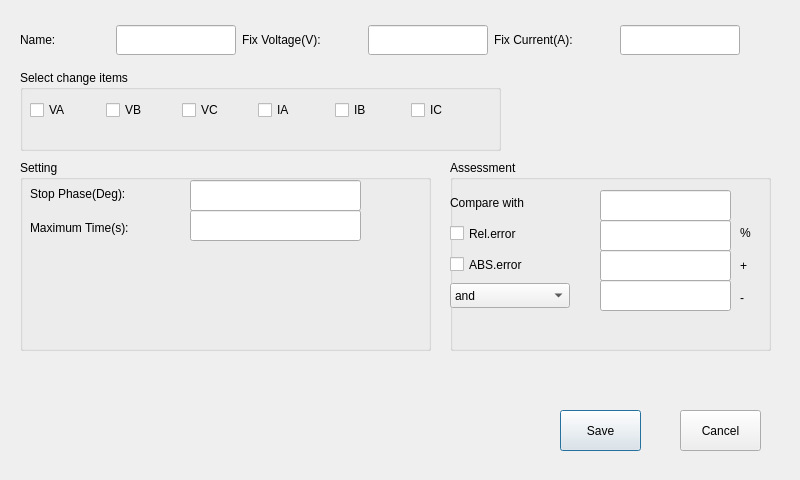
<?xml version="1.0" encoding="UTF-8"?>
<ui version="4.0">
 <class>PhaseTriptime</class>
 <widget class="QDialog" name="PhaseTriptime">
  <property name="geometry">
   <rect>
    <x>0</x>
    <y>0</y>
    <width>800</width>
    <height>480</height>
   </rect>
  </property>
  <property name="windowTitle">
   <string>Dialog</string>
  </property>
  <widget class="QPushButton" name="pushButton">
   <property name="geometry">
    <rect>
     <x>560</x>
     <y>410</y>
     <width>81</width>
     <height>41</height>
    </rect>
   </property>
   <property name="text">
    <string>Save</string>
   </property>
  </widget>
  <widget class="QGroupBox" name="groupBox">
   <property name="geometry">
    <rect>
     <x>20</x>
     <y>70</y>
     <width>481</width>
     <height>81</height>
    </rect>
   </property>
   <property name="title">
    <string>Select change items</string>
   </property>
   <widget class="QWidget" name="horizontalLayoutWidget">
    <property name="geometry">
     <rect>
      <x>10</x>
      <y>20</y>
      <width>451</width>
      <height>41</height>
     </rect>
    </property>
    <layout class="QHBoxLayout" name="horizontalLayout">
     <item>
      <widget class="QCheckBox" name="checkBox">
       <property name="text">
        <string>VA</string>
       </property>
      </widget>
     </item>
     <item>
      <widget class="QCheckBox" name="checkBox_2">
       <property name="text">
        <string>VB</string>
       </property>
      </widget>
     </item>
     <item>
      <widget class="QCheckBox" name="checkBox_3">
       <property name="text">
        <string>VC</string>
       </property>
      </widget>
     </item>
     <item>
      <widget class="QCheckBox" name="checkBox_4">
       <property name="text">
        <string>IA</string>
       </property>
      </widget>
     </item>
     <item>
      <widget class="QCheckBox" name="checkBox_5">
       <property name="text">
        <string>IB</string>
       </property>
      </widget>
     </item>
     <item>
      <widget class="QCheckBox" name="checkBox_6">
       <property name="text">
        <string>IC</string>
       </property>
      </widget>
     </item>
    </layout>
   </widget>
  </widget>
  <widget class="QGroupBox" name="groupBox_3">
   <property name="geometry">
    <rect>
     <x>450</x>
     <y>160</y>
     <width>321</width>
     <height>191</height>
    </rect>
   </property>
   <property name="title">
    <string>Assessment</string>
   </property>
   <widget class="QLineEdit" name="lineEdit_8">
    <property name="geometry">
     <rect>
      <x>150</x>
      <y>90</y>
      <width>131</width>
      <height>31</height>
     </rect>
    </property>
   </widget>
   <widget class="QWidget" name="verticalLayoutWidget_2">
    <property name="geometry">
     <rect>
      <x>290</x>
      <y>60</y>
      <width>31</width>
      <height>91</height>
     </rect>
    </property>
    <layout class="QVBoxLayout" name="verticalLayout_2">
     <item>
      <widget class="QLabel" name="label_7">
       <property name="text">
        <string>%</string>
       </property>
      </widget>
     </item>
     <item>
      <widget class="QLabel" name="label_14">
       <property name="text">
        <string>+</string>
       </property>
      </widget>
     </item>
     <item>
      <widget class="QLabel" name="label_15">
       <property name="text">
        <string>-</string>
       </property>
      </widget>
     </item>
    </layout>
   </widget>
   <widget class="QLineEdit" name="lineEdit_6">
    <property name="geometry">
     <rect>
      <x>150</x>
      <y>30</y>
      <width>131</width>
      <height>31</height>
     </rect>
    </property>
   </widget>
   <widget class="QLineEdit" name="lineEdit_7">
    <property name="geometry">
     <rect>
      <x>150</x>
      <y>60</y>
      <width>131</width>
      <height>31</height>
     </rect>
    </property>
   </widget>
   <widget class="QLineEdit" name="lineEdit_9">
    <property name="geometry">
     <rect>
      <x>150</x>
      <y>120</y>
      <width>131</width>
      <height>31</height>
     </rect>
    </property>
   </widget>
   <widget class="QWidget" name="verticalLayoutWidget_3">
    <property name="geometry">
     <rect>
      <x>0</x>
      <y>30</y>
      <width>151</width>
      <height>120</height>
     </rect>
    </property>
    <layout class="QVBoxLayout" name="verticalLayout_3">
     <item>
      <widget class="QLabel" name="label_6">
       <property name="sizePolicy">
        <sizepolicy hsizetype="Fixed" vsizetype="Fixed">
         <horstretch>0</horstretch>
         <verstretch>0</verstretch>
        </sizepolicy>
       </property>
       <property name="minimumSize">
        <size>
         <width>120</width>
         <height>25</height>
        </size>
       </property>
       <property name="text">
        <string>Compare with</string>
       </property>
      </widget>
     </item>
     <item>
      <widget class="QCheckBox" name="checkBox_7">
       <property name="sizePolicy">
        <sizepolicy hsizetype="Fixed" vsizetype="Fixed">
         <horstretch>0</horstretch>
         <verstretch>0</verstretch>
        </sizepolicy>
       </property>
       <property name="minimumSize">
        <size>
         <width>120</width>
         <height>25</height>
        </size>
       </property>
       <property name="text">
        <string>Rel.error</string>
       </property>
      </widget>
     </item>
     <item>
      <widget class="QCheckBox" name="checkBox_8">
       <property name="sizePolicy">
        <sizepolicy hsizetype="Fixed" vsizetype="Fixed">
         <horstretch>0</horstretch>
         <verstretch>0</verstretch>
        </sizepolicy>
       </property>
       <property name="minimumSize">
        <size>
         <width>120</width>
         <height>25</height>
        </size>
       </property>
       <property name="text">
        <string>ABS.error</string>
       </property>
      </widget>
     </item>
     <item>
      <widget class="QComboBox" name="comboBox">
       <property name="sizePolicy">
        <sizepolicy hsizetype="Fixed" vsizetype="Fixed">
         <horstretch>0</horstretch>
         <verstretch>0</verstretch>
        </sizepolicy>
       </property>
       <property name="minimumSize">
        <size>
         <width>120</width>
         <height>25</height>
        </size>
       </property>
       <item>
        <property name="text">
         <string>and</string>
        </property>
       </item>
       <item>
        <property name="text">
         <string>or</string>
        </property>
       </item>
      </widget>
     </item>
    </layout>
   </widget>
  </widget>
  <widget class="QGroupBox" name="groupBox_2">
   <property name="geometry">
    <rect>
     <x>20</x>
     <y>160</y>
     <width>411</width>
     <height>191</height>
    </rect>
   </property>
   <property name="title">
    <string>Setting</string>
   </property>
   <widget class="QWidget" name="verticalLayoutWidget">
    <property name="geometry">
     <rect>
      <x>10</x>
      <y>20</y>
      <width>141</width>
      <height>61</height>
     </rect>
    </property>
    <layout class="QVBoxLayout" name="verticalLayout">
     <item>
      <widget class="QLabel" name="label_2">
       <property name="text">
        <string>Stop Phase(Deg):</string>
       </property>
      </widget>
     </item>
     <item>
      <widget class="QLabel" name="label_3">
       <property name="text">
        <string>Maximum Time(s):</string>
       </property>
      </widget>
     </item>
    </layout>
   </widget>
   <widget class="QLineEdit" name="lineEdit_5">
    <property name="geometry">
     <rect>
      <x>170</x>
      <y>50</y>
      <width>171</width>
      <height>31</height>
     </rect>
    </property>
   </widget>
   <widget class="QLineEdit" name="lineEdit_4">
    <property name="geometry">
     <rect>
      <x>170</x>
      <y>20</y>
      <width>171</width>
      <height>31</height>
     </rect>
    </property>
   </widget>
  </widget>
  <widget class="QPushButton" name="pushButton_2">
   <property name="geometry">
    <rect>
     <x>680</x>
     <y>410</y>
     <width>81</width>
     <height>41</height>
    </rect>
   </property>
   <property name="text">
    <string>Cancel</string>
   </property>
  </widget>
  <widget class="QWidget" name="horizontalLayoutWidget_2">
   <property name="geometry">
    <rect>
     <x>20</x>
     <y>20</y>
     <width>722</width>
     <height>41</height>
    </rect>
   </property>
   <layout class="QHBoxLayout" name="horizontalLayout_2">
    <item>
     <widget class="QLabel" name="label">
      <property name="sizePolicy">
       <sizepolicy hsizetype="Fixed" vsizetype="Fixed">
        <horstretch>0</horstretch>
        <verstretch>0</verstretch>
       </sizepolicy>
      </property>
      <property name="minimumSize">
       <size>
        <width>90</width>
        <height>30</height>
       </size>
      </property>
      <property name="text">
       <string>Name:</string>
      </property>
     </widget>
    </item>
    <item>
     <widget class="QLineEdit" name="lineEdit">
      <property name="sizePolicy">
       <sizepolicy hsizetype="Fixed" vsizetype="Fixed">
        <horstretch>0</horstretch>
        <verstretch>0</verstretch>
       </sizepolicy>
      </property>
      <property name="minimumSize">
       <size>
        <width>120</width>
        <height>30</height>
       </size>
      </property>
     </widget>
    </item>
    <item>
     <widget class="QLabel" name="label_12">
      <property name="sizePolicy">
       <sizepolicy hsizetype="Fixed" vsizetype="Fixed">
        <horstretch>0</horstretch>
        <verstretch>0</verstretch>
       </sizepolicy>
      </property>
      <property name="minimumSize">
       <size>
        <width>120</width>
        <height>30</height>
       </size>
      </property>
      <property name="text">
       <string>Fix Voltage(V):</string>
      </property>
     </widget>
    </item>
    <item>
     <widget class="QLineEdit" name="lineEdit_2">
      <property name="sizePolicy">
       <sizepolicy hsizetype="Fixed" vsizetype="Fixed">
        <horstretch>0</horstretch>
        <verstretch>0</verstretch>
       </sizepolicy>
      </property>
      <property name="minimumSize">
       <size>
        <width>120</width>
        <height>30</height>
       </size>
      </property>
     </widget>
    </item>
    <item>
     <widget class="QLabel" name="label_13">
      <property name="sizePolicy">
       <sizepolicy hsizetype="Fixed" vsizetype="Fixed">
        <horstretch>0</horstretch>
        <verstretch>0</verstretch>
       </sizepolicy>
      </property>
      <property name="minimumSize">
       <size>
        <width>120</width>
        <height>30</height>
       </size>
      </property>
      <property name="text">
       <string>Fix Current(A):</string>
      </property>
     </widget>
    </item>
    <item>
     <widget class="QLineEdit" name="lineEdit_3">
      <property name="sizePolicy">
       <sizepolicy hsizetype="Fixed" vsizetype="Fixed">
        <horstretch>0</horstretch>
        <verstretch>0</verstretch>
       </sizepolicy>
      </property>
      <property name="minimumSize">
       <size>
        <width>120</width>
        <height>30</height>
       </size>
      </property>
     </widget>
    </item>
   </layout>
  </widget>
 </widget>
 <resources/>
 <connections/>
</ui>
